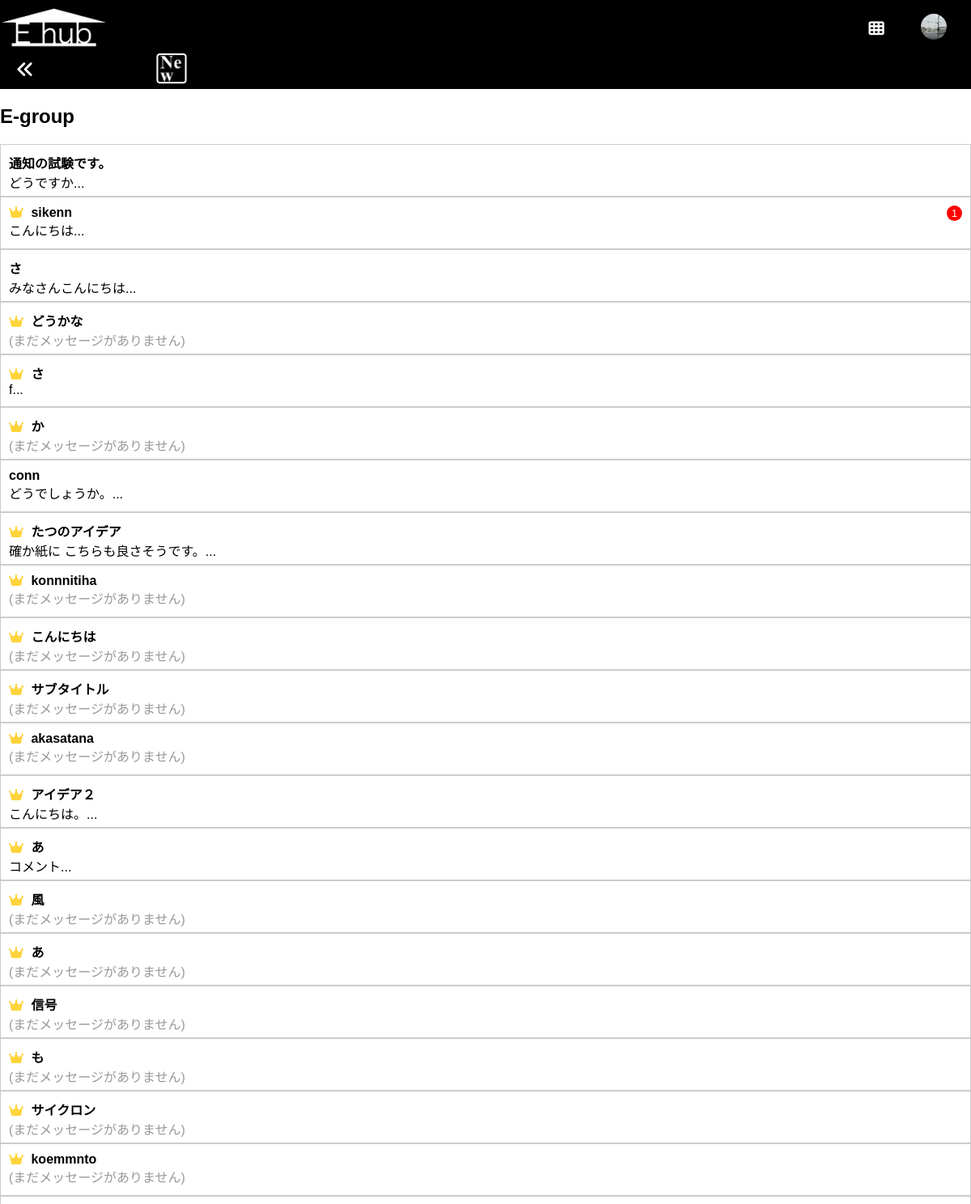
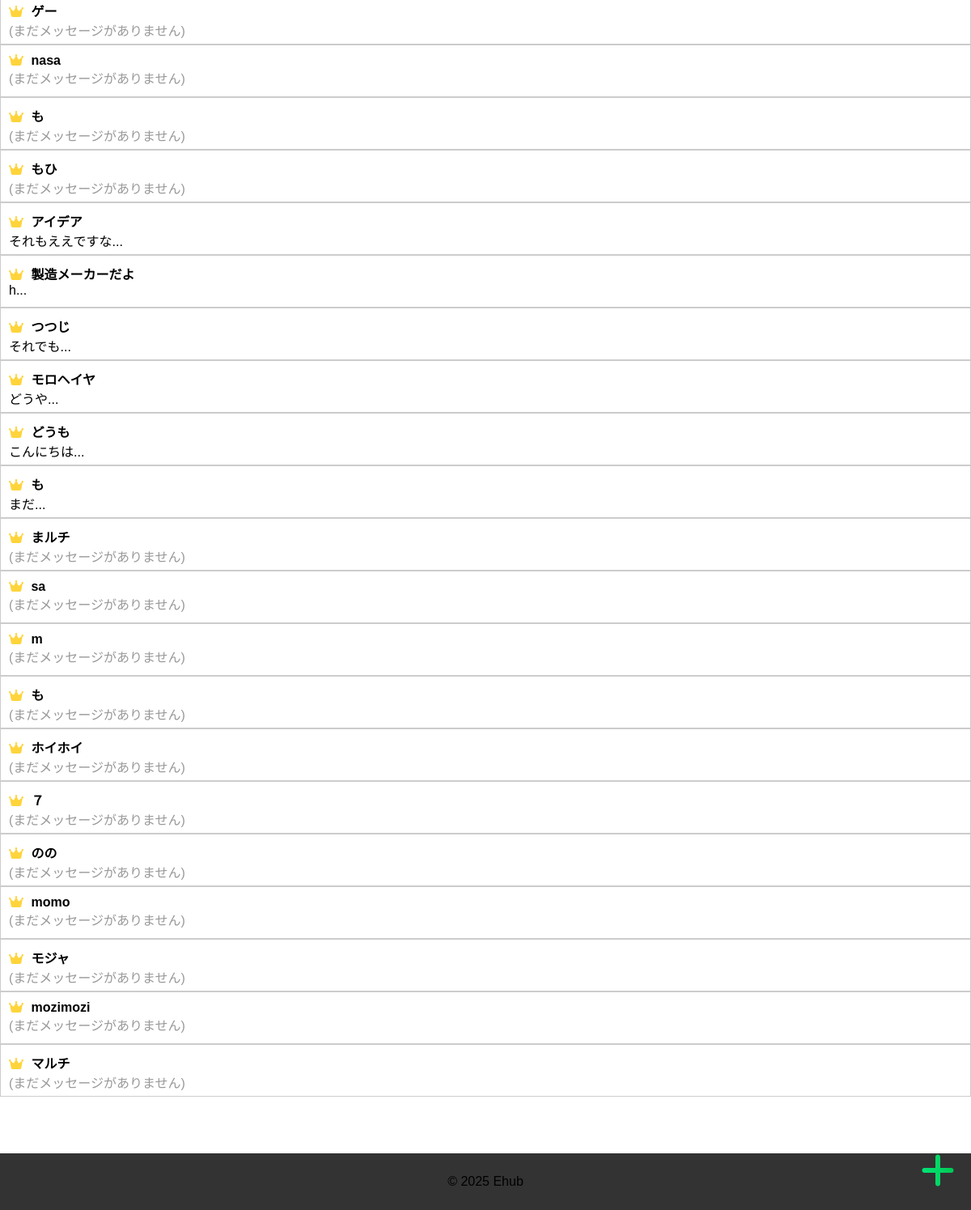
/group (signed in), run on the app's committed database (2 pictures, top to bottom).
### models.py (models this page shows, shortened)
class User(UserMixin, db.Model):
    __tablename__ = 'user'  # 明示的にテーブル名を指定
    id = db.Column(db.Integer, primary_key=True)
    username = db.Column(db.String(64), nullable=False, unique=True)
    password_hash = db.Column(db.String(128), nullable=False)
    name = db.Column(db.String(100))
    birthdate = db.Column(db.Date)
    email = db.Column(db.String(120))
    topphoto = db.Column(db.String(255))  # 例: "user_1_topphoto.png"
    interests = db.relationship(
        'Category',
        secondary=user_interests,
        backref='users',
        lazy='dynamic'
    )
    ideas = db.relationship('Idea', backref='author', lazy='dynamic')
    notifications = db.relationship(
        'Notification',
        foreign_keys='Notification.user_id',
        backref='recipient',
        lazy='dynamic'
    )
    followers = db.relationship(
        'User',
        secondary=user_follows,
        primaryjoin=(user_follows.c.followed_id == id),
        secondaryjoin=(user_follows.c.follower_id == id),
        backref=db.backref('following', lazy='dynamic'),
        lazy='dynamic'
    )

class Idea(db.Model):
    id = db.Column(db.Integer, primary_key=True)
    title = db.Column(db.String(128), nullable=False)
    description = db.Column(db.Text, nullable=False)
    created_at = db.Column(db.DateTime, default=datetime.utcnow)
    author_id = db.Column(db.Integer, db.ForeignKey('user.id'), nullable=True)
    categories = db.relationship(
        'Category',
        secondary=idea_categories,
        backref='ideas',
        lazy='dynamic'
    )
    comments = db.relationship('Comment', backref='idea', lazy='dynamic')
    followers = db.relationship(
        'User',
        secondary='idea_followers',
        backref='followed_ideas'
    )
    flowers = db.relationship(
        'User',
        secondary=idea_flowers,
        backref='flowered_ideas'
    )

class Message(db.Model):
    id = db.Column(db.Integer, primary_key=True)
    idea_id = db.Column(db.Integer, db.ForeignKey('idea.id'))
    user_id = db.Column(db.Integer, db.ForeignKey('user.id'))
    content = db.Column(db.Text, nullable=False)
    created_at = db.Column(db.DateTime, default=datetime.utcnow)
    user = db.relationship('User', backref='messages')
    idea = db.relationship('Idea', backref='messages')

### app.py (the view)
@app.route('/group')
@login_required
def group():
    host_ideas = Idea.query.filter_by(author_id=current_user.id).all()
    for idea in host_ideas:
        idea.is_host = True
    participated_ideas = (
        db.session.query(Idea)
        .join(IdeaFollower, Idea.id == IdeaFollower.idea_id)
        .filter(IdeaFollower.user_id == current_user.id)
        .filter(Idea.author_id != current_user.id)
        .all()
    )
    for idea in participated_ideas:
        idea.is_host = False
    unified_ideas = host_ideas + participated_ideas
    for idea in unified_ideas:
        last_msg = (Message.query
                    .filter_by(idea_id=idea.id)
                    .order_by(Message.created_at.desc())
                    .first())
        idea.last_message = last_msg
        read_state = UserIdeaUnread.query.filter_by(
            user_id=current_user.id,
            idea_id=idea.id
        ).first()
        idea.unread_count = read_state.unread_count if read_state else 0
    for idea in unified_ideas:
        if idea.last_message:
            idea.last_msg_time = idea.last_message.created_at
        else:
            idea.last_msg_time = idea.created_at
    unified_ideas_sorted = sorted(
        unified_ideas,
        key=lambda i: i.last_msg_time,
        reverse=True
    )
    return render_template('group.html', unified_ideas=unified_ideas_sorted)

### app.py (called while the page is built)
@login_manager.user_loader
def load_user(user_id):
    return User.query.get(int(user_id))

### templates/group.html (shortened to what this page needs)
{% extends "base.html" %}
{% block content %}
<h2>E-group</h2>
<div class="plus-icon">
  <a href="{{ url_for('group_plus') }}">
    <i class="fa-solid fa-plus"></i>
  </a>
</div>
<div class="egroup-container">
  {% for idea in unified_ideas %}
  <div class="egroup-block" onclick="openChatWindow({{ idea.id }})">
    <strong>
      {% if idea.is_host %}
        <i class="fa-solid fa-crown" style="color: #FFD43B; margin-right: 5px;"></i>
      {% endif %}
      {{ idea.title }}
    </strong>
    <br>
    {% if idea.last_message %}
      <div class="latest-preview">
        {{ idea.last_message.content[:20] }}...
      </div>
    {% else %}
      <div class="latest-preview" style="color: #999;">(まだメッセージがありません)</div>
    {% endif %}
    {% if idea.unread_count > 0 %}
      <div style="position:absolute; top:10px; right:10px;">
        <span id="badge_{{ idea.id }}"
              style="background-color:red; color:white; border-radius:10px; padding:2px 6px; font-size:0.8em;">
          {{ idea.unread_count }}
        </span>
      </div>
      {% else %}
      <span id="badge_{{ idea.id }}" style="display:none;"></span>
      {% endif %}
    </div>
  {% endfor %}
</div>
{% endblock %}

### templates/base.html (shortened to what this page needs)
<!DOCTYPE html>
<html lang="ja">
<head>
    <link rel="stylesheet"
      href="https://cdnjs.cloudflare.com/ajax/libs/font-awesome/6.2.0/css/all.min.css"
 />
    <link rel="stylesheet" href="{{ url_for('static', filename='style.css') }}">
</head>
<body class="{{ body_class|default('') }}">
    <header>
        <div class="header-left">
            <h1>
                <a href="{{ url_for('index') }}">
                    <img src="{{ url_for('static', filename='images/ehub_logo.png') }}"
                        alt="Ehub Logo"
                        class="ehub-logo">
                </a>
            </h1>
        </div>
        <div class="header-right" style="display: flex; align-items: center; justify-content: flex-end; gap: 15px;">
          <div class="app-menu-container">
              <button type="button" class="app-menu-btn">
                  <i class="fa-solid fa-th"></i>
              </button>
          </div>
          {% if current_user.is_authenticated %}
          <div class="user-settings-container">
              <a href="{{ url_for('my_user_info') }}">
                  {% if current_user.topphoto %}
                      <img src="{{ url_for('static', filename='uploads/' ~ current_user.topphoto) }}"
                          alt="Profile"
                          class="topphoto-icon">
                  {% else %}
                      <i class="fa-solid fa-user"></i>
                  {% endif %}
              </a>
          </div>
          {% endif %}
      </div>
      <a href="javascript:history.back();" class="back-button-link">
        <i class="fa-solid fa-angles-left"></i>
      </a>
      <a href="{{ url_for('recent_page') }}" class="recent-icon-link">
        <img src="{{ url_for('static', filename='images/new_recent_icon.png') }}"
            alt="New"
            class="recent-icon-img" />
      </a>
    </header>
    <main>
        {% block content %}{% endblock %}
    </main>
    <footer>
        <p>&copy; 2025 Ehub</p>
    </footer>
</body>
</html>

### static/style.css (style rules this page uses)
body { font-family: Arial, sans-serif; margin: 0; padding: 0; background-color: #fff; color: #000; }
.header, nav, main { padding: 20px; }
html, body { margin: 0; padding: 0; box-sizing: border-box; }
header { background: #000; padding: 20px; display: flex; justify-content: space-between; align-items: center; position: fixed; top: 0; height: 110px; left: 0; right: 0; z-index: 9999; }
.header-left h1, .header-left h1 a { margin: 0; color: #333; text-decoration: none; font-size: 1.5em; }
.header-right a { margin-left: 15px; text-decoration: none; color: #333; font-size: 0.9em; }
main { background-color: #fff; height: calc(100vh - (110px + 0px)); overflow-y: auto; overflow-x: hidden; width: 100%; max-width: none; margin: 0; padding: 0; box-sizing: border-box; padding-top: 110px !important; padding-bottom: 0px; margin-bottom: 0 !important; }
footer { background-color: #333; position: fixed; left: 0; right: 0; bottom: 0; text-align: center; font-size: 1.0em; margin: 0 !important; padding: 10px; box-sizing: border-box; }
.app-menu-container { position: relative; display: inline-block; z-index: 999999 !important; margin-right: 15px; }
.app-menu-btn { background: none; border: none; cursor: pointer; font-size: 1.2em; color: #333; text-decoration: none; padding: 0; }
.user-settings-container { position: relative; display: inline-block; margin-left: 15px; }
.egroup-container { display: flex; flex-direction: column; align-items: center; gap: 0px; margin-bottom: 30px; }
.egroup-block { position: relative; width: 60vw; height: 65px; border: 1px solid #ccc; border-radius: 0px; background-color: #fff; text-align: left; padding: 10px; box-sizing: border-box; cursor: pointer; transition: transform 0.2s ease, box-shadow 0.2s ease; overflow: hidden; }
.plus-icon { position: fixed; bottom: 20px; right: 20px; font-size: 3em; z-index: 999; }
.plus-icon a { background: linear-gradient(to right, #00e676, #00c853); -webkit-background-clip: text; -webkit-text-fill-color: transparent; text-decoration: none; }
body { font-family: Arial, sans-serif; margin: 0; padding: 0; }
.egroup-block { position: relative; width: 100%; height: 65px; border: 1px solid #ccc; border-radius: 0px; background-color: #fff; text-align: left; padding: 10px; box-sizing: border-box; cursor: pointer; transition: transform 0.2s ease, box-shadow 0.2s ease; overflow: hidden; }

### templates/base.html (style rules this page uses)
.header-left h1 { margin: 0; }
.header-left h1 a { text-decoration: none; color: #333; }
.header-right a { margin-left: 20px; text-decoration: none; color: #333; }
.ehub-logo { max-height: 50px; height: auto; width: auto; display: block; }
body { margin: 0; padding: 0; font-family: Arial, sans-serif; }
header { background: #000; padding: 0px; display: flex; justify-content: space-between; align-items: center; position: fixed; top: 0; left: 0; right: 0; z-index: 9999; height: 110px; }
.header-right { display: flex; align-items: center; justify-content: flex-end; gap: 15px; }
.app-menu-container { position: relative; display: inline-block; margin-right: 15px; }
.app-menu-btn { background: none; border: none; cursor: pointer; font-size: 1.2em; color: #fff; width: 40px; height: 40px; display: flex; align-items: center; justify-content: center; }
.user-settings-container { position: relative; display: inline-block; margin-left: 15px; }
.topphoto-icon { width: 32px; height: 32px; position: relative; left: -30px; border-radius: 50%; object-fit: cover; }
.app-menu-btn { background: none; border: none; cursor: pointer; font-size: 1.2em; color: #fff; }
.ehub-logo, .app-menu-container, .user-settings-container { transform: translateY(-20px); }
.back-button-link { position: absolute; bottom: 10px; left: 20px; color: #fff; font-size: 1.4em; text-decoration: none; transform: none; }
.recent-icon-link { position: absolute; bottom: 5px; left: 16%; width: 40px; height: 40px; text-decoration: none; cursor: pointer; }
.recent-icon-img { width: 100%; height: auto; border-radius: 5px; display: block; }

### data on the page
User: topphoto (picture)
Idea: title "通知の試験です。", last_message "どうですか"
Idea: title "sikenn", last_message "こんにちは", unread_count "1"
Idea: title "さ", last_message "みなさんこんにちは"
Idea: title "どうかな", shows "(まだメッセージがありません)"
Idea: title "さ", last_message "f"
Idea: title "か", shows "(まだメッセージがありません)"
Idea: title "conn", last_message "どうでしょうか。"
Idea: title "たつのアイデア", last_message "確か紙に こちらも良さそうです。"
Idea: title "konnnitiha", shows "(まだメッセージがありません)"
Idea: title "こんにちは", shows "(まだメッセージがありません)"
Idea: title "サブタイトル", shows "(まだメッセージがありません)"
Idea: title "akasatana", shows "(まだメッセージがありません)"
Idea: title "アイデア２", last_message "こんにちは。"
Idea: title "あ", last_message "コメント"
Idea: title "風", shows "(まだメッセージがありません)"
Idea: title "あ", shows "(まだメッセージがありません)"
Idea: title "信号", shows "(まだメッセージがありません)"
Idea: title "も", shows "(まだメッセージがありません)"
Idea: title "サイクロン", shows "(まだメッセージがありません)"
Idea: title "koemmnto", shows "(まだメッセージがありません)"
Idea: title "ゲー", shows "(まだメッセージがありません)"
Idea: title "nasa", shows "(まだメッセージがありません)"
Idea: title "も", shows "(まだメッセージがありません)"
Idea: title "もひ", shows "(まだメッセージがありません)"
Idea: title "アイデア", last_message "それもええですな"
Idea: title "製造メーカーだよ", last_message "h"
Idea: title "つつじ", last_message "それでも"
Idea: title "モロヘイヤ", last_message "どうや"
Idea: title "どうも", last_message "こんにちは"
Idea: title "も", last_message "まだ"
Idea: title "まルチ", shows "(まだメッセージがありません)"
Idea: title "sa", shows "(まだメッセージがありません)"
Idea: title "m", shows "(まだメッセージがありません)"
Idea: title "も", shows "(まだメッセージがありません)"
Idea: title "ホイホイ", shows "(まだメッセージがありません)"
Idea: title "７", shows "(まだメッセージがありません)"
Idea: title "のの", shows "(まだメッセージがありません)"
Idea: title "momo", shows "(まだメッセージがありません)"
Idea: title "モジャ", shows "(まだメッセージがありません)"
Idea: title "mozimozi", shows "(まだメッセージがありません)"
Idea: title "マルチ", shows "(まだメッセージがありません)"
